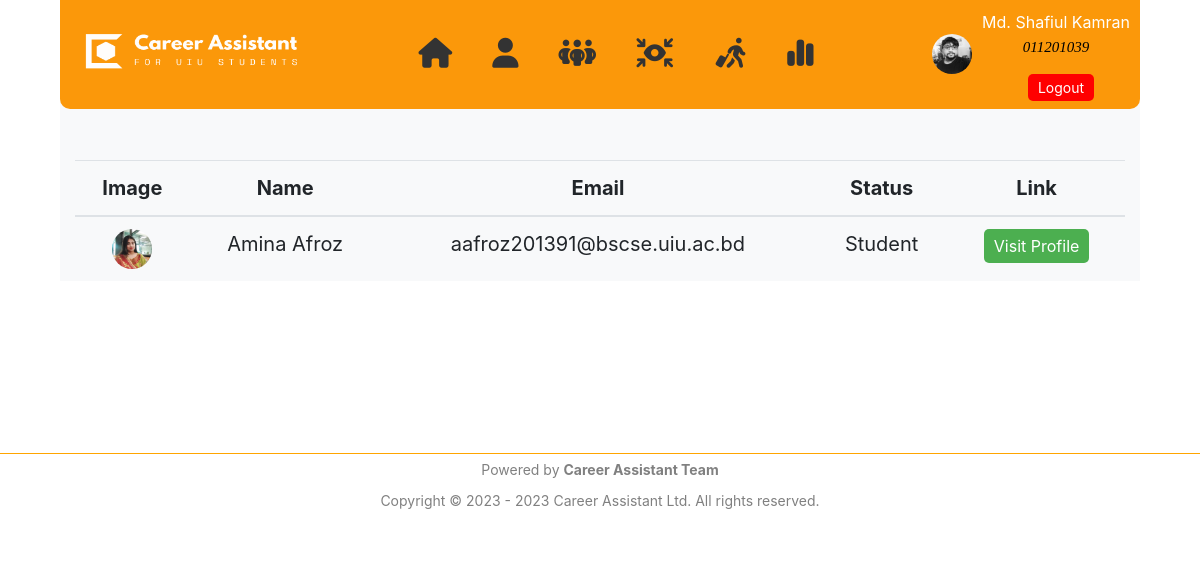
The app's page /dark_mode/find_alumni.php?id=011201391 (signed in) with its own data.
### tables this page shows
CREATE TABLE `student` (
  `id` int(11) NOT NULL,
  `name` varchar(40) NOT NULL,
  `email` varchar(40) NOT NULL,
  `password` varchar(100) NOT NULL,
  `image` varchar(300) NOT NULL,
  `cgpa` double NOT NULL,
  `achievements` varchar(300) NOT NULL,
  `interest` varchar(300) NOT NULL,
  `current_status` varchar(100) NOT NULL,
  `helping_area` varchar(200) NOT NULL,
  `contact_info` varchar(200) NOT NULL,
  `student_id` varchar(9) NOT NULL,
  `batch` int(11) NOT NULL,
  `show_cgpa` int(11) NOT NULL
);

### dark_mode/find_alumni.php (the view, shortened to what this page needs)
<!DOCTYPE html>
<html>
<link rel="stylesheet" href="https://cdn.jsdelivr.net/npm/bootstrap@4.3.1/dist/css/bootstrap.min.css">
<link rel="stylesheet" href="css/header.css">
<head>
</head>
<body>
	<header class="header">
		<div class="logo"><img src="images/CAS_logo.png" height="80px" width="250px"></div>
		<div class="menu">
			<abbr title="Home"><a href="home.php"><i class="fas fa-home" style="font-size: 30px;"></i> </a></abbr>
			<abbr title="profile"><a href="profile.php"><i class="fas fa-user" style="font-size: 30px;"></i> </a></abbr>
			<abbr title="alumni"><a href="alumni.php"><i class="fa-solid fa-people-group" style="font-size: 30px;"></i> </a></abbr>
			<abbr title="Eligibility Check"><a href="eligibility.php"><i class="fa-solid fa-arrows-to-eye" style="font-size: 30px;"></i> </a></abbr>
			<abbr title="Job"><a href="job.php"><i class="fa-solid fa-person-walking-luggage" style="font-size: 30px;"></i> </a></abbr>
			<abbr title="Summary"><a href="summary.php"><i class="fa-sharp fa-solid fa-chart-simple" style="font-size: 30px;"></i> </a></abbr>
		</div>
		<div class="profile">
			<?php
				include ('includes/connect.php');
				$image="";
				$id=$_SESSION['id'];
						$sql = "SELECT * FROM student where student_id=$id";
						$result = mysqli_query($conn, $sql);
						while ($row = mysqli_fetch_assoc($result)) {
						$image= $row["image"];
						}
			?>
		    <img src="images/<?php echo $_SESSION['id']; ?>.png"   onerror="this.onerror=null; this.src='<?php echo $image;?>';"      alt="Profile Image">
			<div style="text-align:center">
				<p>
					<?php
                      echo $_SESSION['name'];
					  echo "<br>";
					  $id=$_SESSION['id'];
					  echo '<i style="color:black;font-size:15px;font-family:calibri ;">'.
					        $id.' </i> ';
                   ?>
				</p>
				<a href="../controller/destroy.php" class="logout-btn">Logout</a>
			</div>
		</div>
	</header>
	<div class="container" style="padding-top:60px">
                <table class="table" style="padding-top:100px;text-align:center">
                <?php
                include '../model/connect.php';
                $id=$_GET['id'];
                $sql="select * from student where student_id='$id'  OR name LIKE '%$id%' ";
                $result=mysqli_query($conn,$sql);
                if($result){
					$num_rows = mysqli_num_rows($result);
					if($num_rows>0)
					{
						?>
							<thead>
								<tr>
								<th scope="col">Image</th>
								<th scope="col">Name</th>
								<th scope="col">Email</th>
								<th scope="col">Status</th>
								<th scope="col">Link</th>
								</tr>
							</thead>
							<tbody>
				   <?php
						while( $row=mysqli_fetch_assoc($result)){
							$id=$row['student_id'];
							$name=$row['name'];
							$email=$row['email'];
							$status=$row['current_status'];
							echo '<tr>
							<th>'.'<img src="images/'.$id.'.png" height=40px width=40px style="border-radius:50%">'.'</th>
							<td>'.$name.'</td>
							<td>'.$email.'</td>
							<td>'.$status.'</td>
							<td>
							<button ><a href="visit_profile.php?visitid='.$id.'"  style="color:white;text-decoration:none">Visit Profile</a></button>
							</td>
							</tr>';
					    }
				   }
				   else
					{
						echo "<img src='images/not_found.png' style='margin-left:42%' height='200px' width='200px'> ";
				 	}
                }
                ?>
                </tbody>
                </table>
	</div>
    <br><br><br>
	<footer style="border-top: 1px solid orange; border-right: none; border-bottom: none; border-left: none;text-align: center;color:gray;font-size:12px;">
    <p style="margin: 0; padding: 5px;font-size:14px">Powered by <b>Career Assistant Team</b></p>
    <p style="margin: 0; padding: 5px;font-size:14px">Copyright © 2023 - 2023 Career Assistant Ltd. All rights reserved.</p>
	<br><br>
    </footer>
	</html>

### dark_mode/css/header.css (style rules this page uses)
.header { position: fixed; top: 0; left: 5%; width: 90%; margin: auto; background-color: #fb980a; color: #fff; padding: 10px; display: flex; align-items: center; justify-content: space-between; z-index: 999; border-bottom-left-radius: 10px; border-bottom-right-radius: 10px; }
.logo { font-size: 24px; font-weight: bold; text-transform: uppercase; letter-spacing: 2px; }
.menu { display: flex; align-items: center; }
.menu a { color: #333; margin: 0 10px; text-decoration: none; font-weight: bold; transition: all 0.3s ease-in-out; position: relative; letter-spacing: 20px; text-align: center; }
.menu a::before { content: ""; position: absolute; bottom: -5px; left: 0; height: 2px; width: 100%; background-color: #333; transform: scaleX(0); transform-origin: left; transition: all 0.3s ease-in-out; color:#333; }
.profile { display: flex; align-items: center; }
.profile img { width: 40px; height: 40px; border-radius: 50%; margin-right: 10px; }
.logout-btn { background-color: red; color: #fff; padding: 5px 10px; border-radius: 5px; text-decoration: none; margin-left: 10px; font-size: 14px; }
.container { width: 90%; margin: 100px auto; font-size: 20px; line-height: 1.5; background-color: #f8f9fa; }

### dark_mode/find_alumni.php (style rules this page uses)
body { background-color:white; }
button { background-color: #4CAF50; color: white; border: none; padding: 5px 10px; font-size: 16px; cursor: pointer; border-radius:5px; }

### records on screen
student: student (picture), name "Amina Afroz", email "aafroz201391@bscse.uiu.ac.bd", current_status "Student"

### other values on screen
$_SESSION['name'] "Md. Shafiul Kamran"
$id "011201039"
